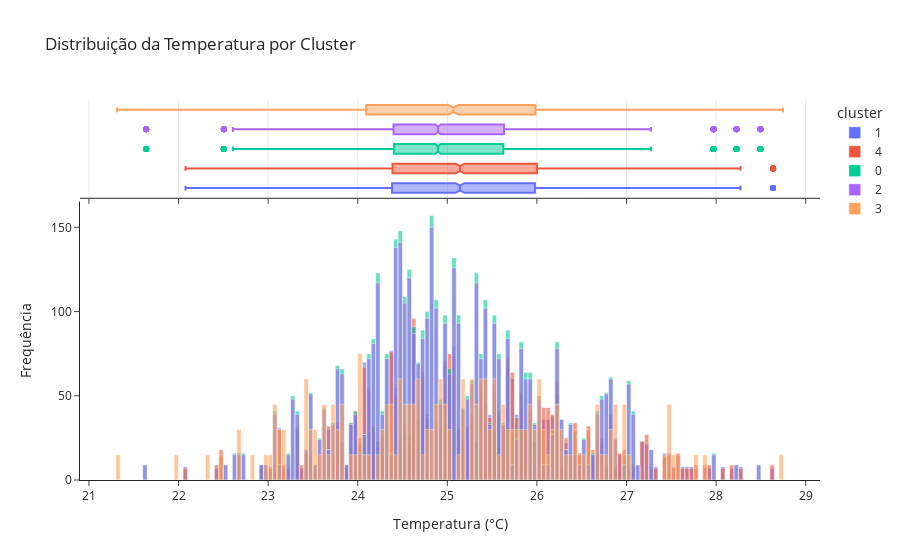

The notebook cell this image was saved under:
### Code cell
fig = px.histogram(df, x="temperature", color="cluster", barmode="overlay",
                   marginal="box", opacity=0.6,
                   title="Distribuição da Temperatura por Cluster")

fig.update_layout(
    xaxis_title="Temperatura (°C)",
    yaxis_title="Frequência",
    template="simple_white"
)
fig.show()


# O cluster 3 Não tem faixa de temperatura definida.
# Os clusters 1 e 4 tem faixa de temperatura semelhantes.
# Os clusters 0 e 2 tem faixa de temperatura semelhantes.

### Figure 1 — Plotly figure (JSON) as saved in the notebook; plotly's stock layout.template omitted (floating-point values rounded to 4 significant figures; data arrays with more than 128 entries replaced by an {"elided": "..."} marker saying what was removed)
{"data": [{"bingroup": "x", "hovertemplate": "cluster=1<br>temperature=%{x}<br>count=%{y}<extra></extra>", "legendgroup": "1", "marker": {"color": "#636efa", "opacity": 0.6, "pattern": {"shape": ""}}, "name": "1", "orientation": "v", "showlegend": true, "type": "histogram", "x": {"elided": "2700 float values"}, "xaxis": "x", "yaxis": "y"}, {"hovertemplate": "cluster=1<br>temperature=%{x}<extra></extra>", "legendgroup": "1", "marker": {"color": "#636efa"}, "name": "1", "notched": true, "showlegend": false, "type": "box", "x": {"elided": "2700 float values"}, "xaxis": "x2", "yaxis": "y2"}, {"bingroup": "x", "hovertemplate": "cluster=4<br>temperature=%{x}<br>count=%{y}<extra></extra>", "legendgroup": "4", "marker": {"color": "#EF553B", "opacity": 0.6, "pattern": {"shape": ""}}, "name": "4", "orientation": "v", "showlegend": true, "type": "histogram", "x": {"elided": "2880 float values"}, "xaxis": "x", "yaxis": "y"}, {"hovertemplate": "cluster=4<br>temperature=%{x}<extra></extra>", "legendgroup": "4", "marker": {"color": "#EF553B"}, "name": "4", "notched": true, "showlegend": false, "type": "box", "x": {"elided": "2880 float values"}, "xaxis": "x2", "yaxis": "y2"}, {"bingroup": "x", "hovertemplate": "cluster=0<br>temperature=%{x}<br>count=%{y}<extra></extra>", "legendgroup": "0", "marker": {"color": "#00cc96", "opacity": 0.6, "pattern": {"shape": ""}}, "name": "0", "orientation": "v", "showlegend": true, "type": "histogram", "x": {"elided": "4500 float values"}, "xaxis": "x", "yaxis": "y"}, {"hovertemplate": "cluster=0<br>temperature=%{x}<extra></extra>", "legendgroup": "0", "marker": {"color": "#00cc96"}, "name": "0", "notched": true, "showlegend": false, "type": "box", "x": {"elided": "4500 float values"}, "xaxis": "x2", "yaxis": "y2"}, {"bingroup": "x", "hovertemplate": "cluster=2<br>temperature=%{x}<br>count=%{y}<extra></extra>", "legendgroup": "2", "marker": {"color": "#ab63fa", "opacity": 0.6, "pattern": {"shape": ""}}, "name": "2", "orientation": "v", "showlegend": true, "type": "histogram", "x": {"elided": "4320 float values"}, "xaxis": "x", "yaxis": "y"}, {"hovertemplate": "cluster=2<br>temperature=%{x}<extra></extra>", "legendgroup": "2", "marker": {"color": "#ab63fa"}, "name": "2", "notched": true, "showlegend": false, "type": "box", "x": {"elided": "4320 float values"}, "xaxis": "x2", "yaxis": "y2"}, {"bingroup": "x", "hovertemplate": "cluster=3<br>temperature=%{x}<br>count=%{y}<extra></extra>", "legendgroup": "3", "marker": {"color": "#FFA15A", "opacity": 0.6, "pattern": {"shape": ""}}, "name": "3", "orientation": "v", "showlegend": true, "type": "histogram", "x": {"elided": "2700 float values"}, "xaxis": "x", "yaxis": "y"}, {"hovertemplate": "cluster=3<br>temperature=%{x}<extra></extra>", "legendgroup": "3", "marker": {"color": "#FFA15A"}, "name": "3", "notched": true, "showlegend": false, "type": "box", "x": {"elided": "2700 float values"}, "xaxis": "x2", "yaxis": "y2"}], "layout": {"barmode": "overlay", "legend": {"title": {"text": "cluster"}, "tracegroupgap": 0}, "title": {"text": "Distribuição da Temperatura por Cluster"}, "xaxis": {"anchor": "y", "domain": [0, 1], "title": {"text": "Temperatura (°C)"}}, "xaxis2": {"anchor": "y2", "domain": [0, 1], "matches": "x", "showgrid": true, "showticklabels": false}, "yaxis": {"anchor": "x", "domain": [0, 0.7326], "title": {"text": "Frequência"}}, "yaxis2": {"anchor": "x2", "domain": [0.7426, 1], "matches": "y2", "showgrid": false, "showline": false, "showticklabels": false, "ticks": ""}}}
